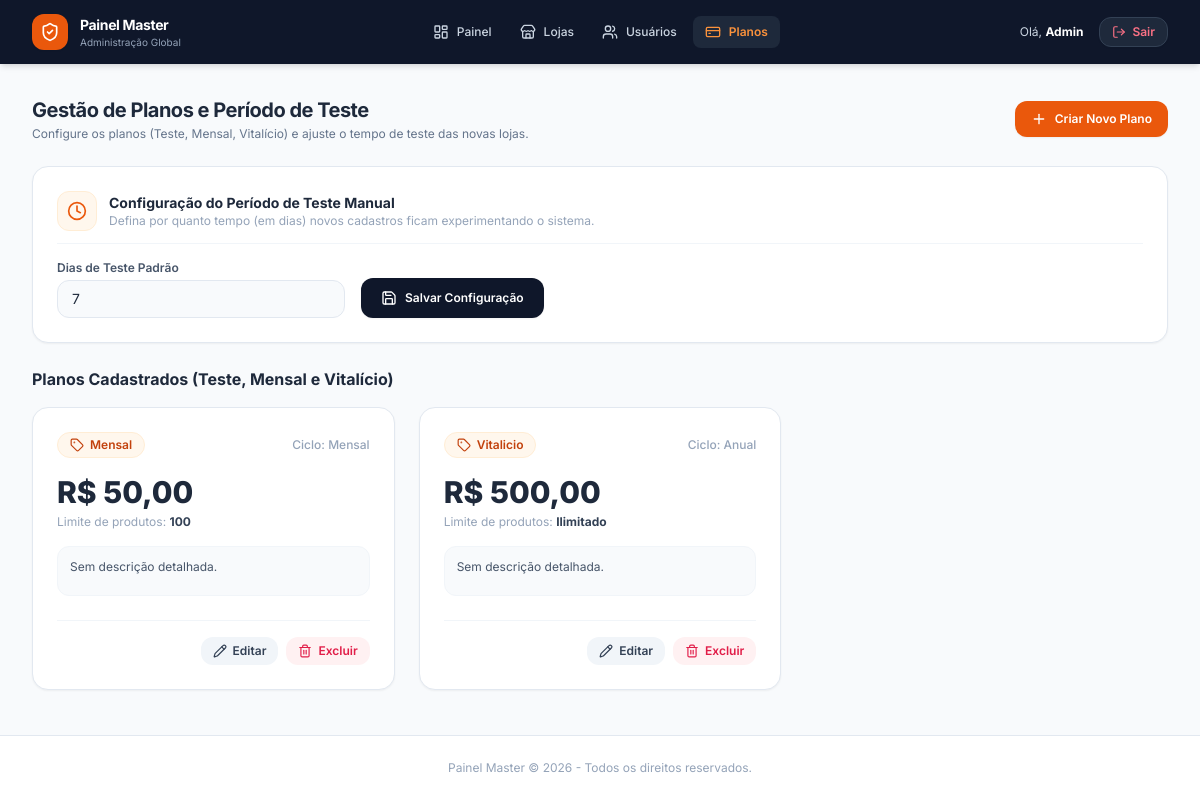
/admin/planos.php (signed in), run on the app's committed database.
### tables this page shows
CREATE TABLE `configuracoes_sistema` (
  `chave` varchar(100) NOT NULL,
  `valor` text NOT NULL
);

CREATE TABLE `planos` (
  `id` int(11) NOT NULL,
  `nome_plano` varchar(100) NOT NULL,
  `valor` decimal(10,2) NOT NULL,
  `ciclo` enum('mensal','anual') DEFAULT 'mensal',
  `limite_produtos` int(11) DEFAULT 100,
  `descricao` text DEFAULT NULL
);

### admin/planos.php (the view, shortened to what this page needs)
<?php
require_once 'config.php';
try {
    $pdo->exec("
        CREATE TABLE IF NOT EXISTS `configuracoes_sistema` (
          `chave` varchar(100) NOT NULL PRIMARY KEY,
          `valor` text NOT NULL
        ) ENGINE=MyISAM DEFAULT CHARSET=latin1;
    ");
} catch (PDOException $e) {
}
$stmtConfig = $pdo->prepare("SELECT valor FROM configuracoes_sistema WHERE chave = 'dias_teste_padrao'");
$stmtConfig->execute();
$configTeste = $stmtConfig->fetch(PDO::FETCH_ASSOC);
$diasTestePadrao = $configTeste ? intval($configTeste['valor']) : 7;
$stmtPlanos = $pdo->query("SELECT * FROM planos ORDER BY id ASC");
$planos = $stmtPlanos->fetchAll(PDO::FETCH_ASSOC);
?>
<!DOCTYPE html>
<html lang="pt-BR">
<head>
    <script src="https://cdn.tailwindcss.com"></script>
</head>
<body class="bg-slate-50 text-slate-800 antialiased min-h-screen flex flex-col">
    <?php include 'menu.php'; ?>
    <main class="flex-1 p-4 sm:p-8 max-w-7xl w-full mx-auto space-y-6">
        <div class="flex flex-col sm:flex-row sm:items-center sm:justify-between gap-4">
            <div>
                <h2 class="text-xl font-bold text-slate-800 tracking-tight">Gestão de Planos e Período de Teste</h2>
                <p class="text-xs text-slate-500 mt-0.5">Configure os planos (Teste, Mensal, Vitalício) e ajuste o tempo de teste das novas lojas.</p>
            </div>
            <button onclick="abrirModalPlano()" class="bg-orange-600 hover:bg-orange-700 text-white px-4 py-2.5 rounded-xl text-xs font-semibold transition-colors flex items-center justify-center gap-2 shadow-sm">
                <i data-lucide="plus" class="w-4 h-4"></i> Criar Novo Plano
            </button>
        </div>
        <div class="bg-white p-6 rounded-2xl border border-slate-200 shadow-sm">
            <div class="flex items-center gap-3 mb-4 border-b border-slate-100 pb-3">
                <div class="w-10 h-10 rounded-xl bg-orange-50 text-orange-600 flex items-center justify-center border border-orange-100">
                    <i data-lucide="clock" class="w-5 h-5"></i>
                </div>
                <div>
                    <h3 class="text-sm font-bold text-slate-800">Configuração do Período de Teste Manual</h3>
                    <p class="text-xs text-slate-400">Defina por quanto tempo (em dias) novos cadastros ficam experimentando o sistema.</p>
                </div>
            </div>
            <form action="planos.php" method="POST" class="flex flex-col sm:flex-row items-end gap-4">
                <div class="w-full sm:w-72">
                    <label class="block text-xs font-semibold text-slate-600 mb-1">Dias de Teste Padrão</label>
                    <input type="number" name="dias_teste_padrao" value="<?php echo $diasTestePadrao; ?>" min="1" max="365" required class="w-full bg-slate-50 border border-slate-200 rounded-xl px-3.5 py-2 text-sm text-slate-800 focus:outline-none focus:border-orange-500">
                </div>
                <button type="submit" class="bg-slate-900 hover:bg-slate-800 text-white px-5 py-2.5 rounded-xl text-xs font-semibold transition-colors flex items-center gap-2 shadow-sm h-10">
                    <i data-lucide="save" class="w-4 h-4"></i> Salvar Configuração
                </button>
            </form>
        </div>
        <div>
            <h3 class="text-base font-bold text-slate-800 mb-4">Planos Cadastrados (Teste, Mensal e Vitalício)</h3>
            <div class="grid grid-cols-1 md:grid-cols-3 gap-6">
                <?php if (count($planos) > 0): ?>
                    <?php foreach ($planos as $plano): ?>
                        <div class="bg-white rounded-2xl border border-slate-200 shadow-sm p-6 flex flex-col justify-between relative hover:border-slate-300 transition-colors">
                            <div>
                                <div class="flex items-center justify-between mb-4">
                                    <span class="inline-flex items-center gap-1.5 bg-orange-50 text-orange-700 border border-orange-100 px-3 py-1 rounded-full text-xs font-semibold">
                                        <i data-lucide="tag" class="w-3.5 h-3.5"></i> <?php echo htmlspecialchars($plano['nome_plano']); ?>
                                    </span>
                                    <span class="text-xs font-medium text-slate-400 capitalize">Ciclo: <?php echo htmlspecialchars($plano['ciclo']); ?></span>
                                </div>
                                <div class="mb-4">
                                    <h4 class="text-3xl font-extrabold text-slate-800">
                                        R$ <?php echo number_format($plano['valor'], 2, ',', '.'); ?>
                                    </h4>
                                    <p class="text-xs text-slate-400 mt-1">Limite de produtos: <strong class="text-slate-700"><?php echo $plano['limite_produtos'] >= 9999 ? 'Ilimitado' : $plano['limite_produtos']; ?></strong></p>
                                </div>
                                <p class="text-xs text-slate-600 mb-6 bg-slate-50 p-3 rounded-xl border border-slate-100 min-h-[50px]">
                                    <?php echo htmlspecialchars($plano['descricao'] ?: 'Sem descrição detalhada.'); ?>
                                </p>
                            </div>
                            <div class="flex items-center justify-end gap-2 pt-4 border-t border-slate-100">
                                <button onclick='editarPlano(<?php echo json_encode($plano); ?>)' class="bg-slate-100 hover:bg-slate-200 text-slate-700 px-3 py-1.5 rounded-xl text-xs font-semibold transition-colors flex items-center gap-1.5">
                                    <i data-lucide="pencil" class="w-3.5 h-3.5"></i> Editar
                                </button>
                                <button onclick='excluirPlano(<?php echo $plano['id']; ?>, "<?php echo htmlspecialchars($plano['nome_plano']); ?>")' class="bg-rose-50 hover:bg-rose-100 text-rose-600 px-3 py-1.5 rounded-xl text-xs font-semibold transition-colors flex items-center gap-1.5">
                                    <i data-lucide="trash-2" class="w-3.5 h-3.5"></i> Excluir
                                </button>
                            </div>
                        </div>
                    <?php endforeach; ?>
                <?php else: ?>
                    <div class="col-span-3 bg-white p-12 rounded-2xl border border-slate-200 text-center text-slate-400 text-sm">
                        Nenhum plano cadastrado. Clique em "Criar Novo Plano" para começar.
                    </div>
                <?php endif; ?>
            </div>
        </div>
    </main>
    <footer class="mt-auto py-6 text-center text-xs text-slate-400 border-t border-slate-200 bg-white">
        Painel Master &copy; <?php echo date('Y'); ?> - Todos os direitos reservados.
    </footer>
</body>
</html>

### admin/planos.php (style rules this page uses)
body { font-family: 'Inter', sans-serif; }

### data on the page
configuracoes_sistema: dias_teste_padrao "7"
planos: nome_plano "Mensal", ciclo "Mensal", valor "50,00", limite_produtos "100", descricao "Sem descrição detalhada."
planos: nome_plano "Vitalicio", ciclo "Anual", valor "500,00", limite_produtos "Ilimitado", descricao "Sem descrição detalhada."

### other printed values
$admin_nome "Admin"
